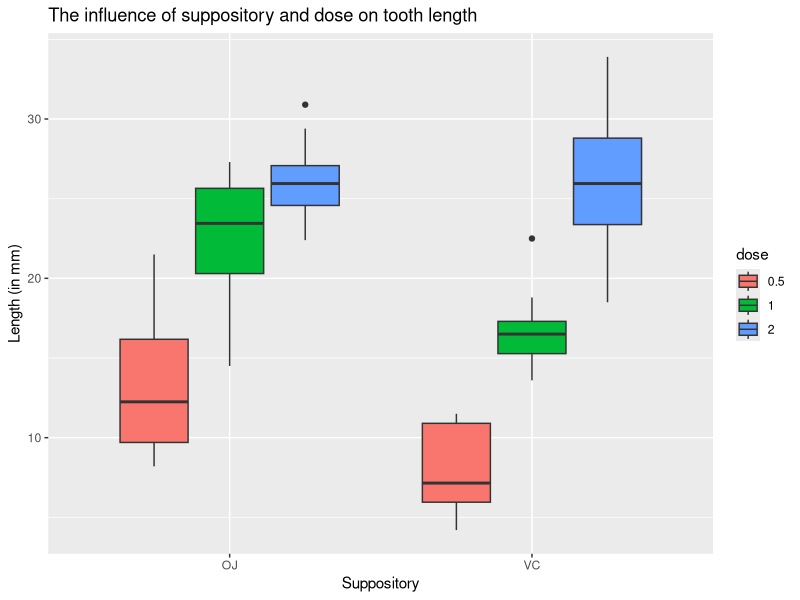

Generate this figure with R:
## ---- chunk 1
knitr::opts_chunk$set(echo = TRUE, cache = TRUE)
options(scipen = 999)
library(ggplot2)
library(dplyr)
## ---- chunk 2
tooth <- ToothGrowth
## ---- chunk 3
# Show how the data is constructed
str(tooth)

# Make dose a factor variable
tooth$dose <- as.factor(tooth$dose)

# Provide a basic summary
tooth %>% group_by(dose, supp) %>% summarise(mean = mean(len), sd = sd(len))
## ---- chunk 4
# Plot the dataset
ggplot(tooth, aes(supp, len)) + 
        geom_boxplot(aes(fill = dose)) + 
        xlab("Suppository") +
        ylab("Length (in mm)") +
        ggtitle("The influence of suppository and dose on tooth length")
## ---- chunk 5
# Construct the subsets by filtering per dose and supp
OJ_05 <- filter(tooth, dose == 0.5 & supp == "OJ")
OJ_10 <- filter(tooth, dose == 1 & supp == "OJ")
OJ_20 <- filter(tooth, dose == 2 & supp == "OJ")

VC_05 <- filter(tooth, dose == 0.5 & supp == "VC")
VC_10 <- filter(tooth, dose == 1 & supp == "VC")
VC_20 <- filter(tooth, dose == 2 & supp == "VC")

# Perform t-tests on the subsets
test_OJ_05_10 <- t.test(OJ_05$len, OJ_10$len)
test_OJ_10_20 <- t.test(OJ_10$len, OJ_20$len)

test_VC_05_10 <- t.test(VC_05$len, VC_10$len)
test_VC_10_20 <- t.test(VC_10$len, VC_20$len)

test_OJ_VC_05 <- t.test(OJ_05$len, VC_05$len)
test_OJ_VC_10 <- t.test(OJ_10$len, VC_10$len)
test_OJ_VC_20 <- t.test(OJ_20$len, VC_20$len)

# Collect the p-values from the t-tests
sum_p <- as.data.frame(cbind(c(test_OJ_05_10$data.name, test_OJ_10_20$data.name, test_VC_05_10$data.name, test_VC_10_20$data.name, test_OJ_VC_05$data.name, test_OJ_VC_10$data.name, test_OJ_VC_20$data.name),  c(test_OJ_05_10$p.value, test_OJ_10_20$p.value, test_VC_05_10$p.value, test_VC_10_20$p.value, test_OJ_VC_05$p.value, test_OJ_VC_10$p.value, test_OJ_VC_20$p.value)), stringsAsFactors = FALSE)

# Adjust the column names
colnames(sum_p) <- c("test", "p_value")

# Correct for multiple comparisons
sum_p$adjusted_p <- round(p.adjust(sum_p$p_value, method = "bonferroni"), 4)

# For a better overview, display the significant differences
sum_p$significant <- sum_p$adjusted_p < 0.05

# Display the result
sum_p
